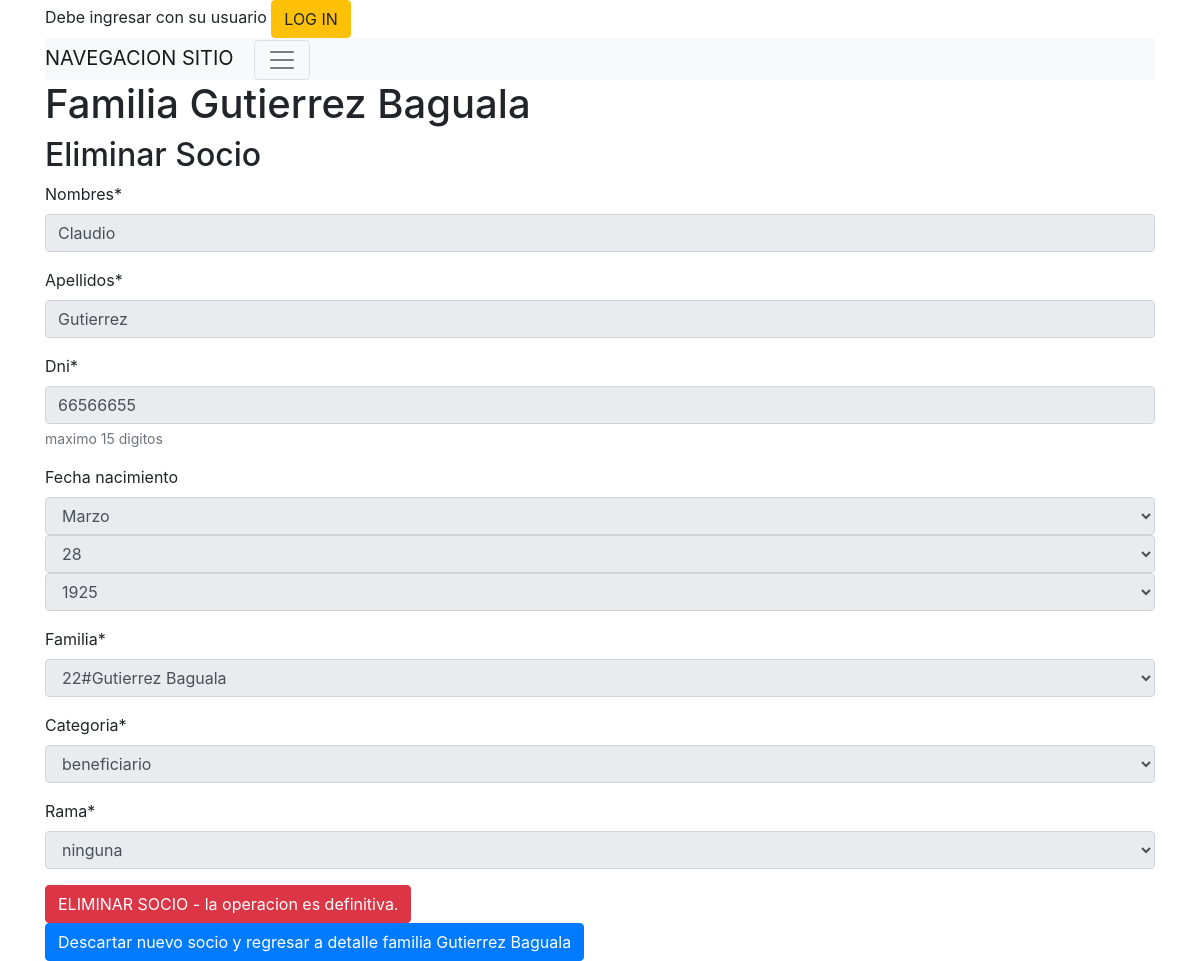
The app's page /socios/socio/borrar/1, older data.
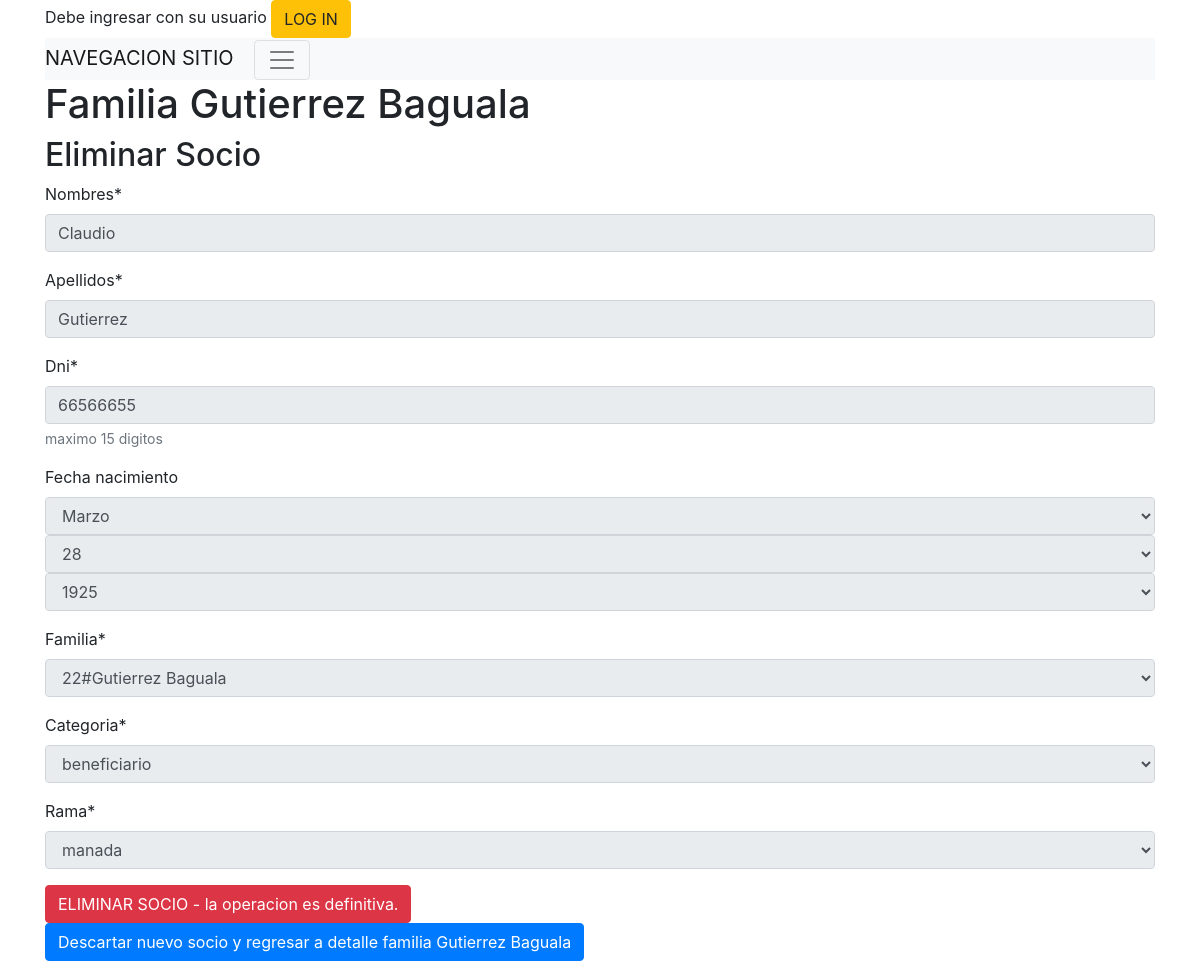
The same page, newer data.
### socios/models.py (models this page shows, shortened)
class Socio(models.Model):
    CATEGORIAS_CHOISES = [
        ( -1,"no_socio"),
        ( 0,"inactivo"),
        ( 1,"beneficiario"),
        ( 2,"dirigente"),
        ( 3,"recurso adulto"),
        ( 4,"resp.beneficiario"),
        ( 5,"colaborador")
        ]
    RAMAS_CHOISES = [
        ( 0,"ninguna"),
        ( 1,"manada"),
        ( 2,"unidad scout"),
        ( 3,"caminantes"),
        ( 4,"rovers")
        ]
    nombres = models.CharField(max_length=50)
    apellidos = models.CharField(max_length=50)
    dni = models.CharField(max_length=15,unique=True)
    fecha_nacimiento = models.DateField('fecha_nacimiento',null=True)
    creado = models.DateTimeField('creado',auto_now_add=True)
    actualizado = models.DateTimeField('actualizado',auto_now=True)
    familia=models.ForeignKey(Familia, on_delete=models.CASCADE)
    categoria=models.IntegerField(default=0, choices=CATEGORIAS_CHOISES)
    rama=models.IntegerField(default=0, choices=RAMAS_CHOISES)
    class Meta:
        permissions = (
                       ( "socio_crear","Agregar nuevo socio a una familia"),
                       ( "socio_editar","Editar socio"),
                       ( "socio_borrar","Eliminar socio"),
                       ( "socio_ver","Ver informacion de un socio" ),
                      )

### socios/views.py (the view)
# urls.py: path('socio/borrar/<int:socio_id>', views.socio_borrar, name='socio_borrar'),
def socio_borrar(request, socio_id):
    func = inspect.currentframe().f_back.f_code
    logger.debug(" %s: %s in %s:%i" % (
        'init ',
        func.co_name,
        func.co_filename,
        func.co_firstlineno
    ))
    logger.debug("Socio borrar  {}".format(socio_id))
    socio = Socio.objects.get(pk=socio_id)
    familia_socios = Familia.objects.get(pk=socio.familia.id)
    if request.method == "POST":
        form = SocioForm(request.POST, instance=socio)
        socio = Socio.objects.get(id=socio_id)
        socio.delete()
        logger.debug("CAMINO 1 borrar socio {} - familia {}".format(socio.id,familia_socios.id))
        return redirect('socios:familia_detalle', familia_id=familia_socios.id)
    else:
        logger.debug("CAMINO 2 borrar socio {} - familia {}".format(socio.id,familia_socios.id))
        form = SocioForm(instance=socio)
        form.fields['nombres'].disabled = True
        form.fields['apellidos'].disabled = True
        form.fields['dni'].disabled = True
        form.fields['fecha_nacimiento'].disabled = True
        form.fields['categoria'].disabled = True
        form.fields['rama'].disabled = True
        form.fields['familia'].disabled = True
        logger.debug("From:{}".format(form))
    logger.debug("Socio borrar END")
    return render(request, 'socios/socio_borrar.html', {'form': form, "familia": familia_socios })

### socios/forms.py
class SocioForm(forms.ModelForm):
    nombres = forms.CharField(max_length=50,min_length=4,required=True)
    apellidos = forms.CharField(max_length=50,min_length=4,required=True)
    fecha_nacimiento = forms.DateField(required=False,widget = forms.SelectDateWidget(years=range(init_year_birthday(), end_year_birthday())) )
    dni = forms.IntegerField(max_value=999999999999999,help_text='maximo 15 digitos', required=True)
    class Meta:
        model = Socio
        fields = ('nombres', 'apellidos', 'dni', 'fecha_nacimiento',
                  'familia', 'categoria', 'rama')

### socios/models.py (called while the page is built)
    def __str__(self):
        return  "{}#{}".format(self.crm_id,self.familia_crm_id)

### socios/templates/socios/socio_borrar.html
{% extends "base_site.html" %}
{% block content %}
{% load crispy_forms_tags %}
<h1>Familia {{ familia.familia_crm_id }}</h1>
<h2>Eliminar Socio</h2>
<div class="post" >
<form method="POST" class="post-form">{% csrf_token %}
  {{ form|crispy }}
<button type="submit" class="btn btn-danger" type="submit" class="save btn btn-default">ELIMINAR SOCIO - la operacion es definitiva.</button>
</form>
</div>
<a type="button" class="btn btn-primary" href="/socios/familia/{{ familia.id }}">Descartar nuevo socio y regresar a detalle familia {{ familia.familia_crm_id }}</a>
{% endblock content %}

Row changes from the older to the newer data that the page shows:
changed Socio "Claudio": rama "ninguna" → "manada"
